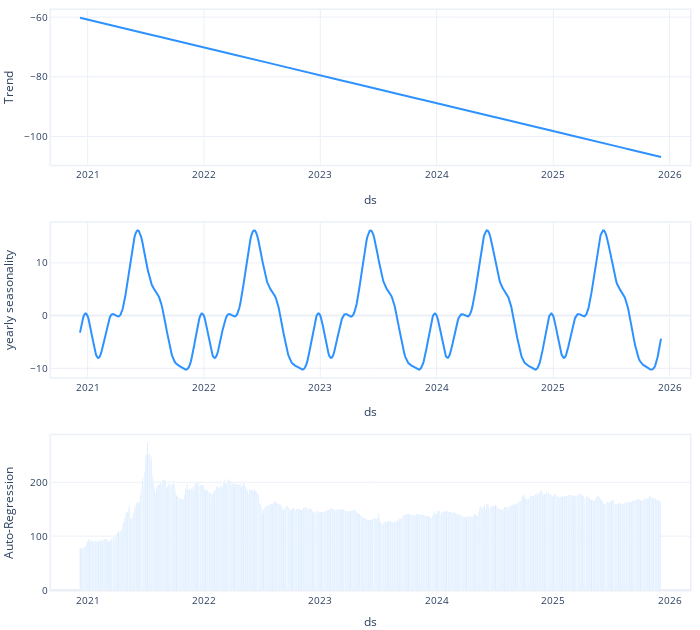

Notebook code cell kept with this figure:
### Code cell
today = datetime.today()
start_date = (today - relativedelta(years=5)).strftime("%Y-%m-%d")
end_date = today.strftime("%Y-%m-%d")

ticker='2609'
df = api.taiwan_stock_daily(
    stock_id=ticker, start_date=start_date, end_date=end_date
)
df = df[["date", "close"]]
df.columns = ["ds", "y"]
df["ds"] = pd.to_datetime(df["ds"])

print('lags', best_pacf_lag(df["y"]))
# 訓練模型
m = NeuralProphet(
    n_changepoints=0,
    yearly_seasonality=True,
    weekly_seasonality=False,
    daily_seasonality=False,
    n_lags=best_pacf_lag(df["y"])
)
m.fit(df, epochs=100, batch_size=32, early_stopping=True)
forecast = m.predict(df)
m.plot_components(forecast)

### Figure 1 — Plotly figure (JSON) as saved in the notebook; plotly's stock layout.template omitted (floating-point values rounded to 4 significant figures; data arrays with more than 128 entries replaced by an {"elided": "..."} marker saying what was removed)
{"data": [{"line": {"color": "#2d92ff", "width": 2}, "mode": "lines", "name": "Trend", "showlegend": false, "type": "scatter", "x": {"elided": "1304 str values"}, "xaxis": "x", "y": {"elided": "1304 float values"}, "yaxis": "y"}, {"line": {"color": "#2d92ff", "width": 2}, "mode": "lines", "name": "yearly seasonality", "showlegend": false, "type": "scatter", "x": {"elided": "1304 str values"}, "xaxis": "x2", "y": {"elided": "1304 float values"}, "yaxis": "y2"}, {"marker": {"color": "#2d92ff"}, "name": "Auto-Regression", "opacity": 1, "showlegend": false, "type": "bar", "x": {"elided": "1304 str values"}, "xaxis": "x3", "y": {"elided": "1304 float values"}, "yaxis": "y3"}], "layout": {"autosize": true, "barmode": "overlay", "font": {"size": 10}, "height": 630, "hovermode": "x unified", "legend": {"traceorder": "reversed", "y": 0.1}, "margin": {"b": 0, "l": 0, "pad": 0, "r": 10, "t": 10}, "title": {"font": {"size": 12}}, "width": 700, "xaxis": {"anchor": "y", "domain": [0, 1], "linewidth": 1.5, "mirror": true, "range": ["2020-09-08T00:00:00", "2026-03-06T00:00:00"], "showline": true, "title": {"text": "ds"}, "type": "date"}, "xaxis2": {"anchor": "y2", "domain": [0, 1], "linewidth": 1.5, "mirror": true, "range": ["2020-09-08T00:00:00", "2026-03-06T00:00:00"], "showline": true, "title": {"text": "ds"}, "type": "date"}, "xaxis3": {"anchor": "y3", "domain": [0, 1], "linewidth": 1.5, "mirror": true, "range": ["2020-09-08T00:00:00", "2026-03-06T00:00:00"], "showline": true, "title": {"text": "ds"}, "type": "date"}, "yaxis": {"anchor": "x", "domain": [0.7333, 1], "linewidth": 1.5, "mirror": true, "rangemode": "normal", "showline": true, "title": {"text": "Trend"}}, "yaxis2": {"anchor": "x2", "domain": [0.3667, 0.6333], "linewidth": 1.5, "mirror": true, "rangemode": "tozero", "showline": true, "title": {"text": "yearly seasonality"}}, "yaxis3": {"anchor": "x3", "domain": [0, 0.2667], "linewidth": 1.5, "mirror": true, "rangemode": "tozero", "showline": true, "title": {"text": "Auto-Regression"}}}}
